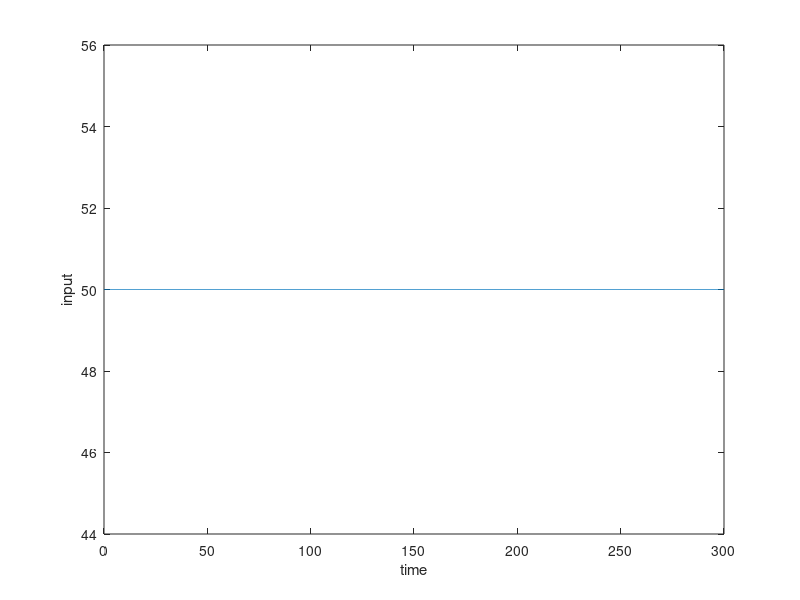
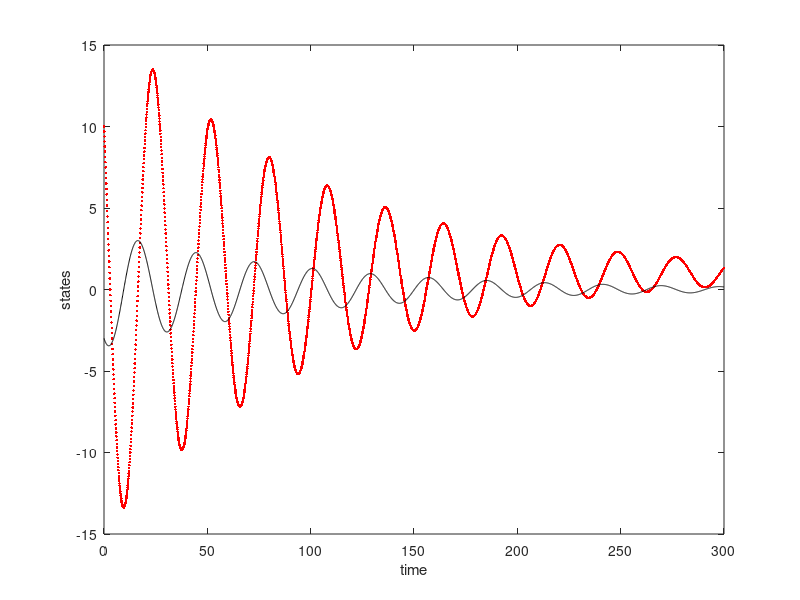
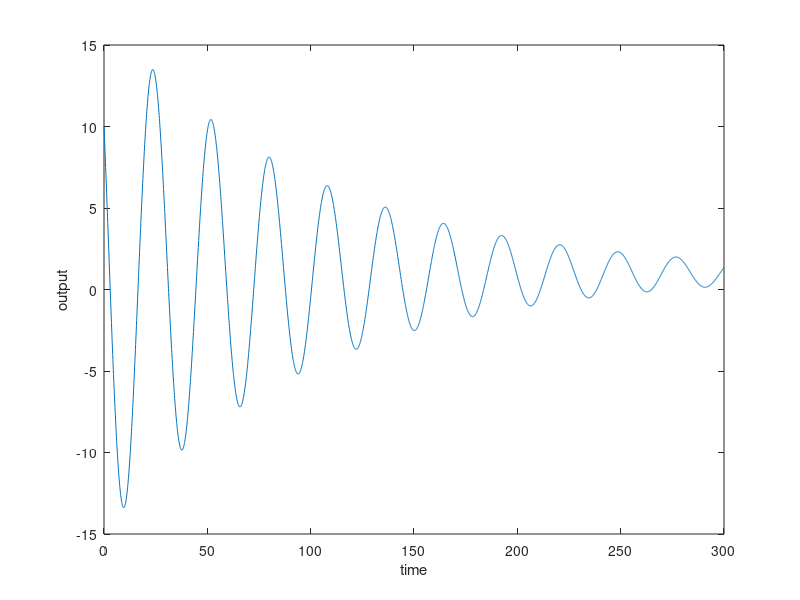
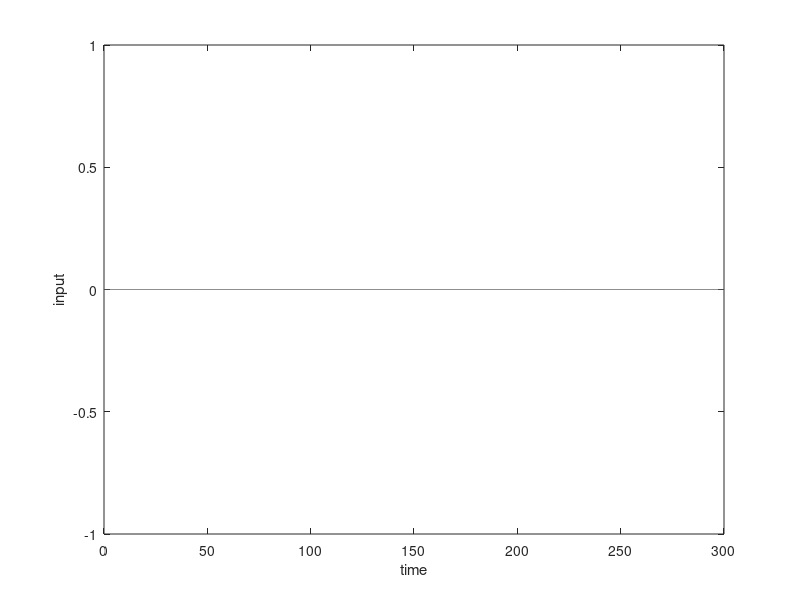

The MATLAB source for these figures, in order:
%% state space model of mass-spring-damper control
clear all
close all

% parameters for the model
m = 1000;
k = 50;
c = 20;

% matrices for the state space model
A = [0  1; -k/m -c/m];
B = [0; 1/m];
C = [1 0];
D = 0;

% define the state space model
spring_damper =ss(A,B,C,D);

% open loop simulation
t = 0:0.1:300;
u = 50*ones(size(t));

% initial state
x0 = [10; -3];

% compute the state and output trajectories
[Y,T,X]=lsim(spring_damper,u,t,x0);

% drawing
figure(1)
plot(t,u)

xlabel('time')
ylabel('input')

figure(2)
plot(t,X(:,1),'r.',t,X(:,2),'k-')

xlabel('time')
ylabel('states')

figure(3)
plot(t,Y)

xlabel('time')
ylabel('output')

%% state feedback using pole placement
% original poles
P_old = eig(A)

 p1 = -0.1;
 p2 = -0.3;

P = [p1 p2]

% use pole placement to get K
K = place(A,B,P)

% closed-loop system
sys_cl=ss(A-B*K,B,C,D);

% check the poles of closed loop system
poles_new = eig(A-B*K)

%% simulation of closed-loop
u = 0*ones(size(t)); 

% compute the state and output trajectories for the closed-loop system
[Y,T,X]=lsim(sys_cl,u,t,x0);

% draw the figures
figure(4)
plot(t,u)

xlabel('time')
ylabel('input')

figure(5)
plot(t,X)

xlabel('time')
ylabel('state')

figure(6)
plot(t,Y)

xlabel('time')
ylabel('output')